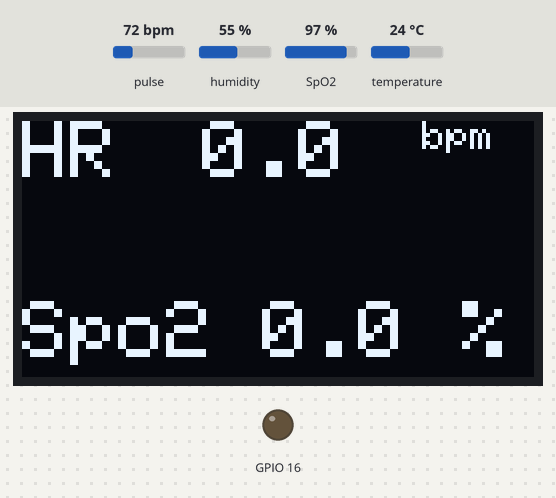
The sketch below on a simulated ESP8266 (NodeMCU). Shown: 128×64 one-colour display, output pins drawn as LEDs (lit = HIGH). Inputs (shaded band) come from the test bench; at power-on: pulse 72 bpm, SpO2 97 %, humidity 55 %, temperature 24 °C. WiFi joins after 1.5 s; servers stay silent unless stated; the display library's start-up logo is not drawn; what the sketch prints to the serial monitor is not drawn.

Above: at 13.1 s.
13.2 s: pulse set to 42 bpm
At 15.82 s:
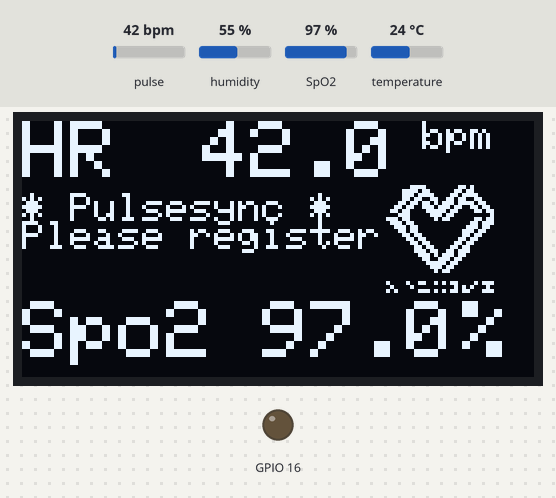
16.2 s: pulse set to 70 bpm
At 18.6 s:
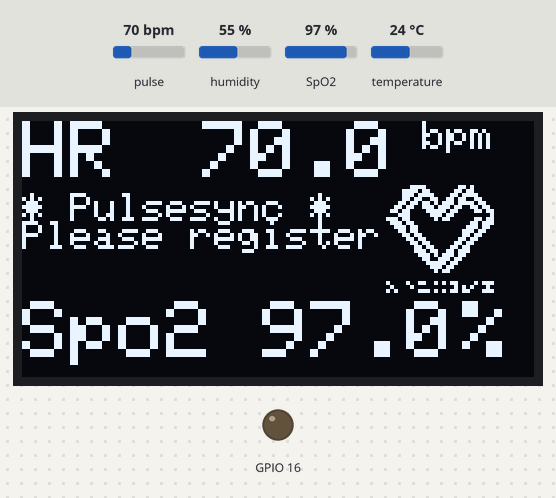
18.8 s: SpO2 set to 80 %
At 20.4 s:
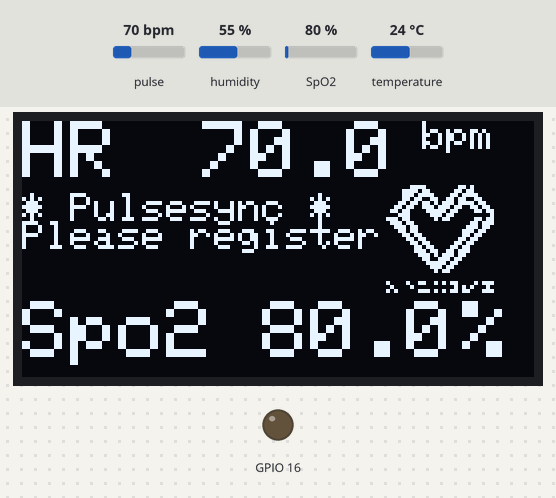
20.6 s: SpO2 set to 85 %
At 21.4 s:
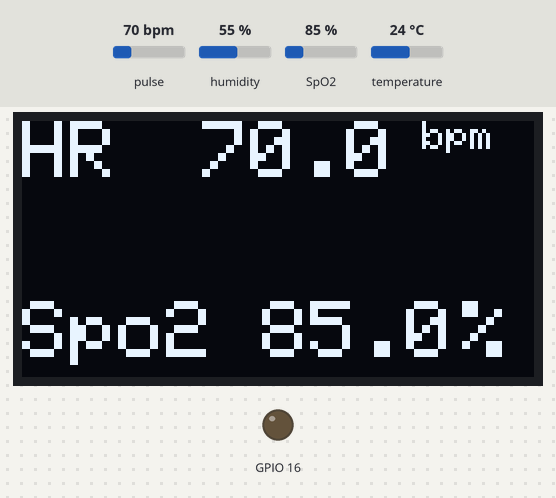
Timing chart, 0 to 23.6 s (numbered marks = the images above; inputs shaded):
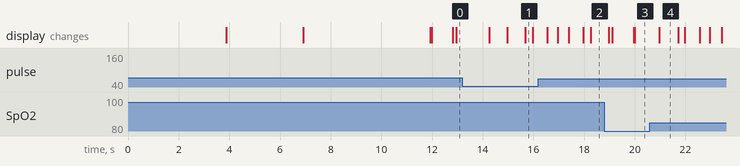

Measured:
- after the input at 18.8 s, the display: first changes after 0.16 s (image 3 shows a later state)
- after the input at 20.6 s, the display: changes after 0.36 s (image 4)
- what the display in image 4 shows lasts 0.7 s, from 21.0 s to 21.7 s

The sketch:

pulse.ino
```cpp
////code
#define BLYNK_TEMPLATE_ID "template id "
#define BLYNK_TEMPLATE_NAME "templete name"
//////
//#include <SPI.h>
#include <Wire.h>
#include <Adafruit_GFX.h>
#include <Adafruit_SSD1306.h>
/////
#include "MAX30100_PulseOximeter.h"
#define REPORTING_PERIOD_MS 1000
/////
#include <DHT.h>//adfruit DHT lib
////
#include <Blynk.h>/// anant
#include <ESP8266WiFi.h>
#include <BlynkSimpleEsp8266.h>
#define BLYNK_PRINT Serial
////
#define SCREEN_WIDTH 128 // OLED display width, in pixels
#define SCREEN_HEIGHT 64 // OLED display height, in pixels
////
uint8_t DHTPIN = 2; // DHT11 sensor pin D4
#define DHTTYPE DHT11 // DHT11 sensor type
DHT dht(DHTPIN, DHTTYPE);
////
#define OLED_RESET -1 // Reset pin # (or -1 if sharing Arduino reset pin)
#define SCREEN_ADDRESS 0x3C ///< See datasheet for Address; 0x3D for 128x32, 0x3C for 128x64
Adafruit_SSD1306 display(SCREEN_WIDTH, SCREEN_HEIGHT, &Wire, OLED_RESET);
////
#define NUMFLAKES 10 // Number of snowflakes in the animation example
#define ANALOGIN A0
////
////
char auth[] = "auth code from blynk"; // You should get Auth Token in the Blynk App.
char ssid[] = "hotspot name or wifi name "; // Your WiFi credentials.
char pass[] = "password";
////
#define LOGO_HEIGHT 16
#define LOGO_WIDTH 16
#define REPORTING_PERIOD_MS 1000
PulseOximeter pox;
float temp, hum ,bpm,SpO2 ;
BlynkTimer timer;
////
uint32_t tsLastReport = 0;
////pulsesync logo
const unsigned char myBitmap_logo [] PROGMEM =
{
0x00, 0x00, 0x00, 0x00, 0x00, 0x00, 0x00, 0x00, 0x00, 0x00, 0x00, 0x00, 0x00, 0x00, 0x00,
0x00,
0x00, 0x00, 0x00, 0x00, 0x00, 0x00, 0x00, 0x00, 0x00, 0x00, 0x00, 0x00, 0x00, 0x00, 0x00,
0x00,
0x00, 0x00, 0x00, 0x00, 0x00, 0x00, 0x00, 0x00, 0x00, 0x00, 0x00, 0x00, 0x00, 0x00, 0x00,
0x00,
0x00, 0x00, 0x00, 0x00, 0x00, 0x00, 0x00, 0x00, 0x00, 0x00, 0x00, 0x00, 0x00, 0x00, 0x00,
0x00,
0x00, 0x00, 0x00, 0x00, 0x00, 0x00, 0x00, 0x7f, 0xfe, 0x00, 0x00, 0x00, 0x00, 0x00, 0x00,
0x00,
0x00, 0x00, 0x00, 0x00, 0x00, 0x00, 0x03, 0x80, 0x01, 0xe0, 0x00, 0x00, 0x00, 0x00, 0x00,
0x00,
0x00, 0x00, 0x00, 0x00, 0x00, 0x00, 0x0c, 0x00, 0x00, 0x18, 0x00, 0x00, 0x00, 0x00, 0x00,
0x00,
0x00, 0x00, 0x00, 0x00, 0x00, 0x00, 0x30, 0x00, 0x00, 0x06, 0x00, 0x00, 0x00, 0x00, 0x00,
0x00,
0x00, 0x00, 0x00, 0x00, 0x00, 0x00, 0xc0, 0x00, 0x00, 0x01, 0x00, 0x00, 0x00, 0x00, 0x00,
0x00,
0x00, 0x00, 0x00, 0x00, 0x00, 0x01, 0x80, 0x07, 0x00, 0x00, 0xc0, 0x00, 0x00, 0x00, 0x00,
0x00,
0x00, 0x00, 0x00, 0x00, 0x00, 0x02, 0x00, 0x7f, 0x00, 0x00, 0x28, 0x00, 0x00, 0x00, 0x00,
0x00,
0x00, 0x00, 0x00, 0x00, 0x00, 0x04, 0x03, 0xff, 0x00, 0x00, 0x1c, 0x00, 0x00, 0x00, 0x00,
0x00,
0x00, 0x00, 0x00, 0x00, 0x00, 0x08, 0x0f, 0xe0, 0x00, 0x00, 0x1e, 0x00, 0x00, 0x00, 0x00,
0x00,
0x00, 0x00, 0x00, 0x00, 0x00, 0x10, 0x1f, 0x00, 0x00, 0x00, 0x1c, 0x00, 0x00, 0x00, 0x00,
0x00,
0x00, 0x00, 0x00, 0x00, 0x00, 0x20, 0x7c, 0x00, 0x00, 0x00, 0x22, 0x00, 0x00, 0x00, 0x00,
0x00,
0x00, 0x00, 0x00, 0x00, 0x00, 0x40, 0xf0, 0x00, 0x00, 0x00, 0x41, 0x00, 0x00, 0x00, 0x00,
0x00,
0x00, 0x00, 0x00, 0x00, 0x00, 0x80, 0x60, 0x00, 0x00, 0x00, 0x81, 0x00, 0x00, 0x00, 0x00,
0x00,
0x00, 0x00, 0x00, 0x00, 0x00, 0x83, 0x00, 0x00, 0x00, 0x01, 0x00, 0x80, 0x00, 0x00, 0x00,
0x00,
0x00, 0x00, 0x00, 0x00, 0x01, 0x03, 0x80, 0x00, 0x00, 0x02, 0x00, 0x40, 0x00, 0x00, 0x00,
0x00,
0x00, 0x00, 0x00, 0x00, 0x01, 0x07, 0x00, 0x00, 0x00, 0x04, 0x00, 0x40, 0x00, 0x00, 0x00,
0x00,
0x00, 0x00, 0x00, 0x00, 0x02, 0x0e, 0x00, 0x00, 0x00, 0x08, 0x00, 0x20, 0x00, 0x00, 0x00,
0x00,
0x00, 0x00, 0x00, 0x00, 0x02, 0x0e, 0x00, 0x00, 0x00, 0x10, 0x00, 0x20, 0x00, 0x00, 0x00,
0x00,
0x00, 0x00, 0x00, 0x00, 0x04, 0x1c, 0x00, 0x00, 0x00, 0x20, 0x00, 0x10, 0x00, 0x00, 0x00,
0x00,
0x00, 0x00, 0x00, 0x00, 0x04, 0x18, 0x00, 0x00, 0x00, 0x40, 0x00, 0x10, 0x00, 0x00, 0x00,
0x00,
0x00, 0x00, 0x00, 0x00, 0x04, 0x38, 0x00, 0x60, 0x10, 0x80, 0x00, 0x10, 0x00, 0x00, 0x00,
0x00,
0x00, 0x00, 0x00, 0x00, 0x08, 0x38, 0x00, 0xd0, 0x35, 0x00, 0x00, 0x00, 0x00, 0x00, 0x00,
0x00,
0x00, 0x00, 0x00, 0x00, 0x00, 0x00, 0x01, 0xb8, 0x6e, 0x00, 0x00, 0x08, 0x00, 0x00, 0x00,
0x00,
0x00, 0x00, 0x00, 0x00, 0x00, 0x00, 0x03, 0x64, 0xd3, 0x00, 0x00, 0x08, 0x00, 0x00, 0x00,
0x00,
0x00, 0x00, 0x00, 0x00, 0x00, 0x00, 0x06, 0xd9, 0xad, 0x80, 0x00, 0x08, 0x00, 0x00, 0x00,
0x00,
0x00, 0x00, 0x00, 0x00, 0x00, 0x00, 0x07, 0x8f, 0x66, 0xc0, 0x00, 0x08, 0x00, 0x00, 0x00,
0x00,
0x00, 0x00, 0x00, 0x00, 0x3c, 0x00, 0x0d, 0x0e, 0xc3, 0x60, 0x00, 0x08, 0x00, 0x00, 0x00,
0x00,
0x00, 0x00, 0x00, 0x00, 0x66, 0x00, 0x0f, 0x05, 0x83, 0x60, 0x00, 0x00, 0x00, 0x00, 0x00,
0x00,
0x00, 0x00, 0x00, 0x00, 0x66, 0x00, 0x0d, 0x80, 0x06, 0xc0, 0x00, 0x00, 0x00, 0x00, 0x00,
0x00,
0x00, 0x00, 0x00, 0x00, 0x66, 0x00, 0x06, 0xc0, 0x0d, 0x80, 0x00, 0x00, 0x00, 0x00, 0x00,
0x00,
0x00, 0x00, 0x00, 0x00, 0x3c, 0x00, 0x03, 0x60, 0x0b, 0x00, 0x00, 0x08, 0x00, 0x00, 0x00,
0x00,
0x00, 0x00, 0x00, 0x00, 0x00, 0x00, 0x01, 0xb0, 0x1e, 0x00, 0x00, 0x08, 0x00, 0x00, 0x00,
0x00,
0x00, 0x00, 0x00, 0x00, 0x00, 0x00, 0x00, 0xd0, 0x34, 0x00, 0x00, 0x08, 0x00, 0x00, 0x00,
0x00,
0x00, 0x00, 0x00, 0x00, 0x00, 0x00, 0x00, 0x68, 0x68, 0x00, 0x00, 0x08, 0x00, 0x00, 0x00,
0x00,
0x00, 0x00, 0x00, 0x00, 0x00, 0x00, 0x00, 0x34, 0xd8, 0x00, 0x00, 0x08, 0x00, 0x00, 0x00,
0x00,
0x00, 0x00, 0x00, 0x00, 0x08, 0x00, 0x00, 0x55, 0xb0, 0x00, 0x30, 0x18, 0x00, 0x00, 0x00,
0x00,
0x00, 0x00, 0x00, 0x00, 0x04, 0x00, 0x00, 0x9b, 0x60, 0x00, 0x30, 0x10, 0x00, 0x00, 0x00,
0x00,
0x00, 0x00, 0x00, 0x00, 0x04, 0x00, 0x01, 0x0e, 0xc0, 0x00, 0x70, 0x10, 0x00, 0x00, 0x00,
0x00,
0x00, 0x00, 0x00, 0x00, 0x04, 0x00, 0x02, 0x07, 0x80, 0x00, 0x60, 0x10, 0x00, 0x00, 0x00,
0x00,
0x00, 0x00, 0x00, 0x00, 0x02, 0x00, 0x04, 0x00, 0x00, 0x00, 0xe0, 0x20, 0x00, 0x00, 0x00,
0x00,
0x00, 0x00, 0x00, 0x00, 0x02, 0x00, 0x08, 0x00, 0x00, 0x00, 0xc0, 0x20, 0x00, 0x00, 0x00,
0x00,
0x00, 0x00, 0x00, 0x00, 0x01, 0x00, 0x10, 0x00, 0x00, 0x01, 0xc0, 0x40, 0x00, 0x00, 0x00,
0x00,
0x00, 0x00, 0x00, 0x00, 0x01, 0x00, 0x20, 0x00, 0x00, 0x03, 0x80, 0x40, 0x00, 0x00, 0x00,
0x00,
0x00, 0x00, 0x00, 0x00, 0x00, 0x80, 0x40, 0x00, 0x00, 0x03, 0x00, 0x80, 0x00, 0x00, 0x00,
0x00,
0x00, 0x00, 0x00, 0x00, 0x00, 0x80, 0x80, 0x00, 0x00, 0x18, 0x01, 0x80, 0x00, 0x00, 0x00,
0x00,
0x00, 0x00, 0x00, 0x00, 0x00, 0x41, 0x00, 0x00, 0x00, 0x3c, 0x01, 0x00, 0x00, 0x00, 0x00,
0x00,
0x00, 0x00, 0x00, 0x00, 0x00, 0x22, 0x00, 0x00, 0x00, 0xf8, 0x02, 0x00, 0x00, 0x00, 0x00,
0x00,
0x00, 0x00, 0x00, 0x00, 0x00, 0x1c, 0x00, 0x00, 0x03, 0xf0, 0x04, 0x00, 0x00, 0x00, 0x00,
0x00,
0x00, 0x00, 0x00, 0x00, 0x00, 0x3c, 0x00, 0x00, 0x1f, 0xc0, 0x08, 0x00, 0x00, 0x00, 0x00,
0x00,
0x00, 0x00, 0x00, 0x00, 0x00, 0x1c, 0x00, 0x01, 0xff, 0x00, 0x10, 0x00, 0x00, 0x00, 0x00,
0x00,
0x00, 0x00, 0x00, 0x00, 0x00, 0x02, 0x00, 0x03, 0xfc, 0x00, 0x20, 0x00, 0x00, 0x00, 0x00,
0x00,
0x00, 0x00, 0x00, 0x00, 0x00, 0x01, 0x00, 0x01, 0xc0, 0x00, 0xc0, 0x00, 0x00, 0x00, 0x00,
0x00,
0x00, 0x00, 0x00, 0x00, 0x00, 0x00, 0xc0, 0x00, 0x00, 0x01, 0x80, 0x00, 0x00, 0x00, 0x00,
0x00,
0x00, 0x00, 0x00, 0x00, 0x00, 0x00, 0x30, 0x00, 0x00, 0x06, 0x00, 0x00, 0x00, 0x00, 0x00,
0x00,
0x00, 0x00, 0x00, 0x00, 0x00, 0x00, 0x0c, 0x00, 0x00, 0x18, 0x00, 0x00, 0x00, 0x00, 0x00,
0x00,
0x00, 0x00, 0x00, 0x00, 0x00, 0x00, 0x03, 0x80, 0x01, 0xe0, 0x00, 0x00, 0x00, 0x00, 0x00,
0x00,
0x00, 0x00, 0x00, 0x00, 0x00, 0x00, 0x00, 0x7f, 0xff, 0x00, 0x00, 0x00, 0x00, 0x00, 0x00,
0x00,
0x00, 0x00, 0x00, 0x00, 0x00, 0x00, 0x00, 0x00, 0x00, 0x00, 0x00, 0x00, 0x00, 0x00, 0x00,
0x00,
0x00, 0x00, 0x00, 0x00, 0x00, 0x00, 0x00, 0x00, 0x00, 0x00, 0x00, 0x00, 0x00, 0x00, 0x00,
0x00,
0x00, 0x00, 0x00, 0x00, 0x00, 0x00, 0x00, 0x00, 0x00, 0x00, 0x00, 0x00, 0x00, 0x00, 0x00,
0x00
};
///heart for the beat
const unsigned char myBitmap_logo1 [] PROGMEM =
{
0x00, 0x00, 0x00, 0x00, 0x01, 0xe0, 0x1a, 0x00, 0x07, 0xb0, 0x36, 0x00, 0x07, 0x78, 0x6f,
0x00,
0x06, 0xcc, 0xd9, 0x80, 0x0d, 0xb5, 0xde, 0xc0, 0x1b, 0x3b, 0xb3, 0x60, 0x36, 0x1f, 0x61,
0xb0,
0x0e, 0x0e, 0xc0, 0x18, 0x76, 0x05, 0x81, 0xb4, 0x3b, 0x00, 0x03, 0x70, 0x1d, 0x80, 0x07,
0x60,
0x0d, 0x80, 0x0e, 0xc0, 0x06, 0xc0, 0x0d, 0x80, 0x03, 0x60, 0x1b, 0x00, 0x01, 0xb0, 0x36,
0x00,
0x00, 0xd8, 0x6c, 0x00, 0x00, 0xec, 0xdc, 0x00, 0x00, 0x75, 0xd8, 0x00, 0x00, 0x33, 0xb0,
0x00,
0x00, 0x1f, 0x60, 0x00, 0x00, 0x0e, 0xc0, 0x00, 0x00, 0x05, 0x80, 0x00, 0x00, 0x00, 0x00,
0x00,
0x00, 0x00, 0x00, 0x00
};
///
void onBeatDetected()
{
 Serial.println("Beat!");
 display.drawBitmap( 90, 15,myBitmap_logo1 , 28, 28, 1);
 display.setTextSize(1);
 display.setCursor(0,18);
 display.println("* Pulsesync *");
 display.setCursor(0,25);
 display.println("Please register");
 display.display();
}
////
void setup()
{
 Serial.begin(9600);
 if(!display.begin(SSD1306_SWITCHCAPVCC, SCREEN_ADDRESS))
 {
 Serial.println(F("SSD1306 allocation failed"));
 for(;;); // Don't proceed, loop forever
 }
 display.display();
 delay(2000); // Pause for 2 seconds
 display.clearDisplay();
 display.setTextSize(2);
 display.setTextColor(1);
 //display.setCursor(15, 0);
 pinMode(16,OUTPUT);
 Blynk.begin(auth, ssid, pass);
 display.drawBitmap( 0, 0,myBitmap_logo, 128, 64,WHITE );
 display.display();
 delay(3000);
 display.clearDisplay();
 display.setCursor(15, 0);
 display.println("PULSESYNC");
 display.drawBitmap( 45, 20,myBitmap_logo1, 30, 26,WHITE);
 display.setCursor(40, 50);
 display.println("ISTE");
 display.display();

 delay(5000);
 Serial.print("Initializing pulse oximeter..");
 if (!pox.begin())
 {
 Serial.println("FAILED");
 display.clearDisplay();
 display.setTextSize(1);
 display.setTextColor(1);
 display.setCursor(0, 0);
 display.println("FAILED");
 display.display();
 for(;;);
 }
 else
 {
 display.clearDisplay();
 display.setTextSize(1);
 display.setTextColor(1);
 display.setCursor(0, 0);
 display.println("SUCCESS");
 display.display();
 Serial.println("SUCCESS");

 }
 pox.setIRLedCurrent(MAX30100_LED_CURR_24MA);
 pox.setOnBeatDetectedCallback(onBeatDetected);
 timer.setInterval(1000L,display_1);
 temp = dht.readTemperature();
 hum = dht.readHumidity();
 Blynk.virtualWrite(V3, temp);
 Blynk.virtualWrite(V4, hum);
 display.clearDisplay();
}
////
void loop()
{
 Blynk.run();
 timer.run();
 pox.update();
 bpm = pox.getHeartRate();
 if(bpm==0)
 {
 display.println("please place ur finger");
 }
 SpO2 = pox.getSpO2();
 if (millis() - tsLastReport > REPORTING_PERIOD_MS) //
 {
 Serial.print("Heart BPM:");
 Serial.print(bpm);
 Serial.print("-----");
 Serial.print("Oxygen Percent:");
 Serial.print(SpO2);
 ////

 tsLastReport = millis();
 ////
 Blynk.virtualWrite(V1, bpm);
 Blynk.virtualWrite(V2, SpO2);
}
}
void display_1()
{
 display.clearDisplay();
 display.setTextSize(2);
 display.setTextColor(1);
 display.setCursor(45,0);
 display.println(bpm,1);
 display.setCursor(100,0);
 display.setTextSize(2);
 display.setTextColor(1);
 display.setCursor(0, 0);
 display.println("HR");
 display.setTextSize(1);
 display.setCursor(100, 0);
 display.println("bpm");
 display.setTextSize(2);
 display.setTextColor(1);
 display.setCursor(0, 45);
 display.println("Spo2");
 display.setTextSize(2);
 display.setCursor(110, 45);
 display.println("%");
 display.setTextSize(2);
 display.setTextColor(1);
 display.setCursor(60,45);
 display.println(SpO2,1);
 display.display();
}
```
